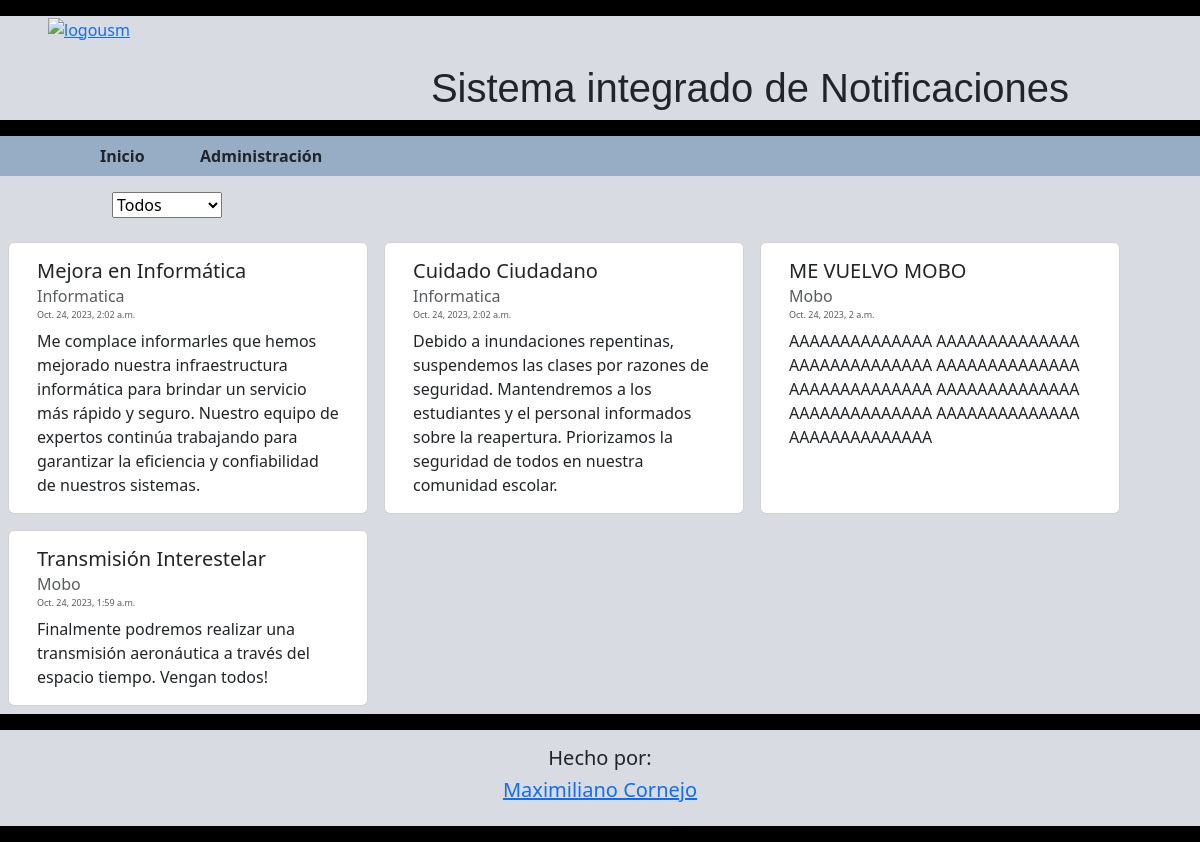
The page / on the database its author committed.
### miapp/models.py (models this page shows, shortened)
class Comunicador(models.Model):
    id = models.BigAutoField(primary_key=True)
    titulo = models.CharField(max_length=30)
    detalle = models.CharField(max_length=400)
    detallecorto = models.CharField(max_length=30, default="Hola")
    TIPO_CHOICES = (
    ("S","Suspensión de actividades"),
    ("C","Suspensión de clases"),
    ("I","Información"),
    )
    tipo = models.CharField(max_length=10,choices=TIPO_CHOICES,default="I")
    entidad = models.ForeignKey(Entidad, on_delete=models.CASCADE,editable=False, null=True)
    visible = models.BooleanField(default=True)
    fecha_publicacion = models.DateTimeField(auto_now_add=True)
    fecha_ultima_modificacion = models.DateTimeField(auto_now=True)
    publicado_por = models.ForeignKey(User,on_delete=models.CASCADE, editable=False, null=True)

class Entidad(models.Model):
    id = models.BigAutoField(primary_key=True)
    nombre = models.CharField(max_length=30, default="Default")
    administrador = models.ForeignKey(User,on_delete=models.CASCADE, null=True)
    def __str__(self) -> str:
        return self.nombre

### miapp/views.py (the view)
# urls.py: path('',views.base, name="base"),
def base(request):
    entidades = Entidad.objects.all()
    comunicadores = Comunicador.objects.all()
    entidad_seleccionada = request.GET.get("entidad")
    if (entidad_seleccionada == "Todos" or entidad_seleccionada==None):
        comunicadores = Comunicador.objects.all()
    else:
        entidad_nueva = Entidad.objects.get(nombre=entidad_seleccionada)
        comunicadores = Comunicador.objects.filter(entidad=entidad_nueva)
    data ={
        "comunicados":comunicadores.order_by('-fecha_publicacion'),
        "entidades":entidades,
        "entidad_seleccionada":entidad_seleccionada
    }
    return render(request,'miapp/base.html',data)

### miapp/templates/miapp/base.html (shortened to what this page needs)
{% load static %}
<!DOCTYPE html>
<html lang="en">
<head>
    <link rel="stylesheet" href="{% static 'miapp/css/bootstrap.css' %}"/>
    <link rel="stylesheet" href="{% static 'miapp/css/estilos.css' %}" />
</head>
<body>
    <div class="container-fluid fondobase" style="min-height: 100vh;">
        <div class="row" style="height: 2vh; background-color: black;"></div>
        <div class="row" id="header">
            <div class="col-3"><a href=""><img src="https://upload.wikimedia.org/wikipedia/commons/4/47/Logo_UTFSM.png" alt="logousm" class="img-fluid" id="logousm"></a></div>
            <div class="col-9"><h1 class="centro titulo"> <br>Sistema integrado de Notificaciones</h1></div>
        </div>
    <div class="row" style="height: 2vh; background-color: black;"></div>
    <div class="row bg-light d-none d-md-block d-xxl-none">
        <nav class="navbar navbar-light" style="background-color: #96ADC5;">
            <a class="nav-item nav-link col-1 fuentenav" href="">Inicio</a>
            <a class="nav-item nav-link col-1 fuentenav" href="{% url 'admin:index' %}">Administración</a>
        </nav>
    </div>
    {% include 'miapp/combobox.html'%}
    {% include 'miapp/ordenador.html'%}
    <div class="row" style="height: 2vh; background-color: black;"></div>
    <div class="row centro" style="margin-top: 2vh;margin-bottom: 2vh;"><h5>Hecho por: </h5><a href="https://github.com/Nmcp1/Certamen2-TLP"><h5>Maximiliano Cornejo</h5></a></div>
    <div class="row" style="height: 2vh; background-color: black;"></div>
    </div>
</body>
</html>

### miapp/templates/miapp/combobox.html (shortened to what this page needs)
<div class="row d-xxl-none" style="height: 2vh;"></div>
<div class="row d-xxl-none">
    <div class="col-1"></div>
    <div class="col-3">
        <form action="{% url 'base' %}" method="GET">
        <div class="col">
            <select name="entidad" onchange="this.form.submit()">
                <option value="Todos" {% if entidad_seleccionada == "Todos" %}selected{% endif %}>Todos</option>
            </select>
        </div>
        </form>
    </div>
</div>

### miapp/templates/miapp/ordenador.html
<div class="row d-none d-md-block d-xxl-none" style="height: 2vh;"></div>
<div class="row d-none d-md-block d-xxl-none "style="min-height: 2vh;" >
    <div class="col-12">
        <div class="row">
        {% for comunicado in comunicados %}
        {% if comunicado.visible == True%}
        <div class="card" style="width:30vw;">
            <div class="card-body">
              <h5 class="card-title">{{comunicado.titulo}}</h5>
              <h6 class="card-subtitle mb-2 text-muted">{{comunicado.entidad.nombre}}</h6>
              <h6 class="card-subtitle mb-2 text-muted" style="font-size: xx-small;">{{comunicado.fecha_publicacion}}</h6>
              <p class="card-text">{{comunicado.detalle}}</p>
            </div>
        </div>
        {% endif %}
        {% endfor %}
        </div>
    </div>
</div>

### miapp/static/miapp/css/estilos.css (style rules this page uses)
.fondobase { background-color: #D8DBE2; }
#logousm { margin-left: 3vw; max-width:12vw; min-width: 120px; }
.centro { text-align: center; }
.card { margin: 1vh; min-width: 100px; }
.fuentenav { font-weight: 900; }
.titulo { font-family: 'Lucida Sans', 'Lucida Sans Regular', 'Lucida Grande', 'Lucida Sans Unicode', Geneva, Verdana, sans-serif; }

### rows shown on the page
Comunicador: titulo "Mejora en Informática", entidad.nombre "Informatica", fecha_publicacion "Oct. 24, 2023, 2:02 a.m.", detalle "Me complace informarles que hemos mejorado nuestra infraestructura informática para brindar un servicio más rápido y seguro. Nuestro equipo de expertos continúa trabajando para garantizar la eficiencia y confiabilidad de nuestros sistemas."
Comunicador: titulo "Cuidado Ciudadano", entidad.nombre "Informatica", fecha_publicacion "Oct. 24, 2023, 2:02 a.m.", detalle "Debido a inundaciones repentinas, suspendemos las clases por razones de seguridad. Mantendremos a los estudiantes y el personal informados sobre la reapertura. Priorizamos la seguridad de todos en nuestra comunidad escolar."
Comunicador: titulo "ME VUELVO MOBO", entidad.nombre "Mobo", fecha_publicacion "Oct. 24, 2023, 2 a.m.", detalle "AAAAAAAAAAAAAA AAAAAAAAAAAAAA AAAAAAAAAAAAAA AAAAAAAAAAAAAA AAAAAAAAAAAAAA AAAAAAAAAAAAAA AAAAAAAAAAAAAA AAAAAAAAAAAAAA AAAAAAAAAAAAAA"
Comunicador: titulo "Transmisión Interestelar", entidad.nombre "Mobo", fecha_publicacion "Oct. 24, 2023, 1:59 a.m.", detalle "Finalmente podremos realizar una transmisión aeronáutica a través del espacio tiempo. Vengan todos!"
